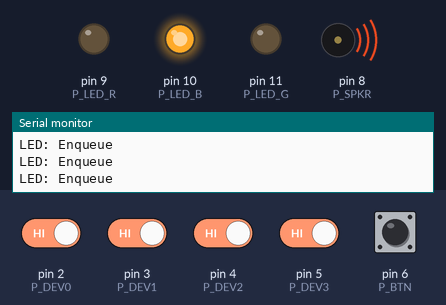
A sketch run on a simulated Arduino Nano, built with avr-gcc and run on an emulated ATmega328P. Shown: output pins drawn as LEDs (lit = HIGH), buzzer (waves = sounding), the last lines printed to the serial monitor. Dashed ring = blinking. The inputs (shaded band) are chosen by the test bench; at power-on: pin 2 (P_DEV0), pin 3 (P_DEV1), pin 4 (P_DEV2), pin 5 (P_DEV3), pin 6 (P_BTN) HIGH.

Above: at 1.2 s.
1.3 s: pin 6 (P_BTN) pulled LOW for 0.15 s
At 2.1 s:
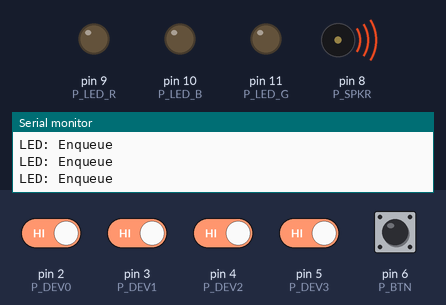
4.4 s: pin 6 (P_BTN) pulled LOW for 1 s
At 8.3 s:
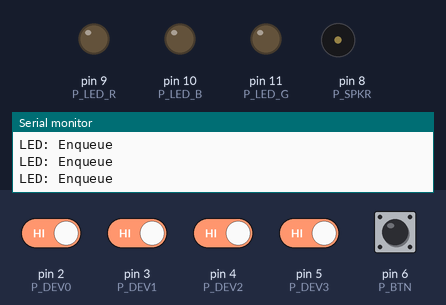
8.4 s: pin 2 (P_DEV0) driven LOW and pin 3 (P_DEV1) driven LOW and pin 4 (P_DEV2) driven LOW and pin 5 (P_DEV3) driven LOW and pin 6 (P_BTN) driven LOW
At 9.34 s:
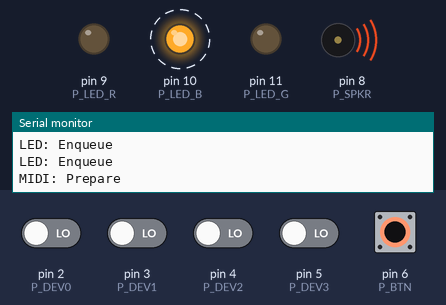
11.4 s: pin 2 (P_DEV0) driven HIGH
At 12.6 s:
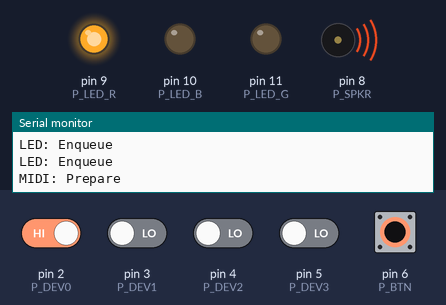
12.9 s: pin 6 (P_BTN) driven HIGH
At 13.6 s:
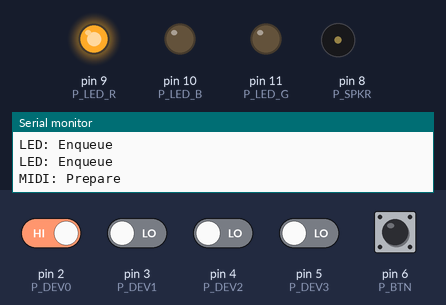
14.6 s: pin 6 (P_BTN) driven LOW
At 15.8 s:
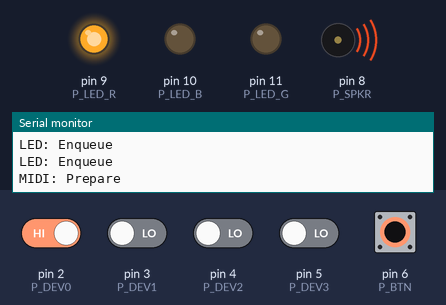
Timing chart, 0 to 17.1 s (numbered marks = the images above; inputs shaded):
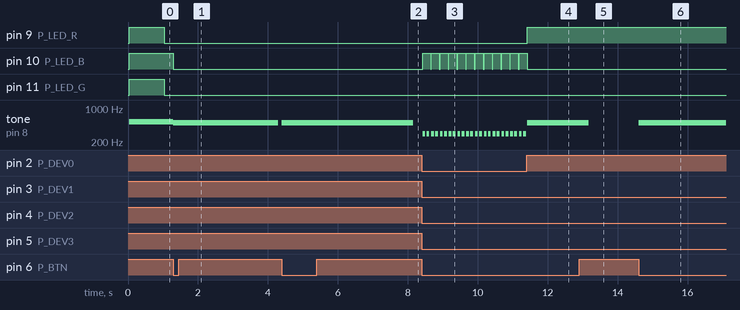

Measured:
- after the input at 1.3 s, pin 9 (P_LED_R): stays LOW (without the input it goes to HIGH after 0.73 s); pin 11 (P_LED_G): stays LOW (without the input it goes to HIGH after 2.2 s)
- after the input at 4.4 s, tone on pin 8 (P_SPKR): silent → 500 Hz at once, → silent 3.8 s later
- after the input at 8.4 s, pin 10 (P_LED_B): alternates HIGH for 0.23 s and LOW for 0.02 s, starting at once; tone on pin 8 (P_SPKR): alternates 293 Hz for 0.08 s and silent for 0.04 s, starting at once
- after the input at 11.4 s, pin 9 (P_LED_R): LOW → HIGH at once; pin 10 (P_LED_B): goes on until 11.4 s, then stays LOW
- after the input at 12.9 s, tone on pin 8 (P_SPKR): 500 Hz → silent after 0.27 s
- after the input at 14.6 s, tone on pin 8 (P_SPKR): silent → 500 Hz at once

The sketch:

main.ino
```cpp
#include "main.h"

#define QUEUE_DO_NOT_OVERWRITE
#include "queued_tone.h"
#include "led.h"

void setup() {
  Serial.begin(9600);
  Serial.println("Booting:");

  // "Artiq" devices connected via "EEM" cables
  pinMode(P_DEV0, INPUT_PULLUP);
  pinMode(P_DEV1, INPUT_PULLUP);
  pinMode(P_DEV2, INPUT_PULLUP);
  pinMode(P_DEV3, INPUT_PULLUP);

  // LED
  pinMode(P_LED_R, OUTPUT);
  pinMode(P_LED_G, OUTPUT);
  pinMode(P_LED_B, OUTPUT);

  // Sinara Tester
  pinMode(P_BTN, INPUT_PULLUP);

  //Parse song
  midi_prepare(*anthem_russia);

  // Russian flag
  led_enqueu(true,true,true, 1000);
  led_enqueu(false,false,true, 1000);
  led_enqueu(true,false,false, 1000);
  led_enqueu(false, false, false, 500);
  led_enqueu(false, false, false, 500);
}

unsigned long next = 0;

void loop() {
  unsigned long time = millis();

  delay(1);

  midi_play();
  led_play();

  // Artiq sinara checker
  if(!digitalRead(P_BTN)){
    if(next < time){      //De-bounce/de-glitch

      bool d0 = digitalRead(P_DEV0);
      bool d1 = digitalRead(P_DEV1);
      bool d2 = digitalRead(P_DEV2);
      bool d3 = digitalRead(P_DEV3);

      int count = 0;
      d0 ? count++ : false;
      d1 ? count++ : false;
      d2 ? count++ : false;
      d3 ? count++ : false;

      int ERROR_TONE = 500;

      midi_stop();    //Stop playing music
      led_reset();    // Disable whatever mode we were in earlier
      switch(count){
        case 4:         //All wrong
          set_led(false,false,false);    // All Off
          tone(P_SPKR, ERROR_TONE, 3000);
          break;
        case 3:         //Got 1
          set_led(false,false,true);    // Blue
          tone(P_SPKR, ERROR_TONE, 2000);
          break;
        case 2:         //Got 2
          set_led(true,true,true);      // White
          tone(P_SPKR, ERROR_TONE, 1000);
          break;
        case 1:         //Got 3
          set_led(true,false,false);    // Red
          tone(P_SPKR, ERROR_TONE, 500);
          break;
        case 0:         //Got 4
          //French flag
          led_enqueu(false,false,true, 1000);
          led_enqueu(true,true,true, 1000);
          led_enqueu(true,false,false, 1000);
          led_enqueu(false, false, false, 500);
          led_enqueu(false, false, false, 500);

          midi_prepare(*anthem_french);
          midi_restart();
          break;
      }

      //midi_restart();
      next = time + 250;
    }
  }

  /*
  if(
    !digitalRead(P_BTN) ||
    !digitalRead(P_DEV0) ||
    !digitalRead(P_DEV1) ||
    !digitalRead(P_DEV2) ||
    !digitalRead(P_DEV3)
  ){
    led(false,false,true,1000);
    led(true,true,true,1000);
    led(true,false,false,1000);
  }
  else {
    led(true,true,true,1000);
    led(false,false,true,1000);
    led(true,false,false,1000);
  }
  led(false,false,false,500);
  */
}
```

anthem_french.cpp
```cpp
#include "anthem_french.h"
#include "queued_tone.h"

// Credit:
// Midi to Arduino Converter
//     - Andy Tran (extramaster), 2015
// https://www.extramaster.net/tools/midiToArduino/
//
// Process:
// Midi -> Midi tracks -> Note mappings -> Frequency
//
// CC0

void anthem_french() {
    tone(tonePin, 293, 77.25);
    delay(85.8333333333);
    delay(29.1666666667);
    tone(tonePin, 293, 84.75);
    delay(94.1666666667);
    delay(173.333333333);
    tone(tonePin, 293, 75.0);
    delay(83.3333333333);
    delay(55.0);
    tone(tonePin, 391, 306.0);
    delay(340.0);
    delay(48.3333333333);
    tone(tonePin, 391, 294.0);
    delay(326.666666667);
    delay(65.0);
    tone(tonePin, 440, 286.5);
    delay(318.333333333);
    delay(81.6666666667);
    tone(tonePin, 440, 326.25);
    delay(362.5);
    delay(45.0);
    tone(tonePin, 587, 511.5);
    delay(568.333333333);
    delay(11.6666666667);
    tone(tonePin, 493, 178.5);
    delay(198.333333333);
    delay(5.0);
    tone(tonePin, 391, 140.25);
    delay(155.833333333);
    delay(100.833333333);
    tone(tonePin, 391, 75.0);
    delay(83.3333333333);
    delay(49.1666666667);
    tone(tonePin, 493, 138.75);
    delay(154.166666667);
    delay(105.833333333);
    tone(tonePin, 391, 57.75);
    delay(64.1666666667);
    delay(80.8333333333);
    tone(tonePin, 329, 350.25);
    delay(389.166666667);
    delay(17.5);
    tone(tonePin, 523, 636.75);
    delay(707.5);
    delay(86.6666666667);
    tone(tonePin, 440, 144.75);
    delay(160.833333333);
    delay(85.8333333333);
    tone(tonePin, 369, 84.0);
    delay(93.3333333333);
    delay(41.6666666667);
    tone(tonePin, 391, 942.0);
    delay(1046.66666667);
    delay(184.166666667);
    tone(tonePin, 391, 161.25);
    delay(179.166666667);
    delay(81.6666666667);
    tone(tonePin, 440, 109.5);
    delay(121.666666667);
    delay(20.0);
    tone(tonePin, 493, 297.75);
    delay(330.833333333);
    delay(59.1666666667);
    tone(tonePin, 493, 303.0);
    delay(336.666666667);
    delay(63.3333333333);
    tone(tonePin, 493, 324.75);
    delay(360.833333333);
    delay(39.1666666667);
    tone(tonePin, 523, 207.0);
    delay(230.0);
    delay(37.5);
    tone(tonePin, 493, 69.75);
    delay(77.5);
    delay(54.1666666667);
    tone(tonePin, 493, 340.5);
    delay(378.333333333);
    delay(12.5);
    tone(tonePin, 440, 557.25);
    delay(619.166666667);
    delay(189.166666667);
    tone(tonePin, 440, 180.0);
    delay(200.0);
    delay(58.3333333333);
    tone(tonePin, 493, 93.75);
    delay(104.166666667);
    delay(28.3333333333);
    tone(tonePin, 523, 303.75);
    delay(337.5);
    delay(61.6666666667);
    tone(tonePin, 523, 313.5);
    delay(348.333333333);
    delay(52.5);
    tone(tonePin, 523, 314.25);
    delay(349.166666667);
    delay(60.8333333333);
    tone(tonePin, 587, 180.75);
    delay(200.833333333);
    delay(51.6666666667);
    tone(tonePin, 523, 76.5);
    delay(85.0);
    delay(55.8333333333);
    tone(tonePin, 493, 796.5);
    delay(885.0);
    delay(323.333333333);
    tone(tonePin, 587, 120.0);
    delay(133.333333333);
    delay(132.5);
    tone(tonePin, 587, 66.0);
    delay(73.3333333333);
    delay(58.3333333333);
    delay(398.333333333);
    tone(tonePin, 587, 0.75);
    delay(0.833333333333);
    tone(tonePin, 493, 139.5);
    delay(155.0);
    delay(101.666666667);
    tone(tonePin, 391, 110.25);
    delay(122.5);
    delay(25.0);
    tone(tonePin, 587, 347.25);
    delay(385.833333333);
    delay(4.16666666667);
    tone(tonePin, 493, 147.75);
    delay(164.166666667);
    delay(87.5);
    tone(tonePin, 391, 92.25);
    delay(102.5);
    delay(45.0);
    tone(tonePin, 293, 837.75);
    delay(930.833333333);
    delay(142.5);
    tone(tonePin, 293, 61.5);
    delay(68.3333333333);
    delay(61.6666666667);
    tone(tonePin, 293, 141.0);
    delay(156.666666667);
    delay(80.0);
    tone(tonePin, 369, 83.25);
    delay(92.5);
    delay(63.3333333333);
    tone(tonePin, 440, 669.75);
    delay(744.166666667);
    delay(65.8333333333);
    delay(376.666666667);
    tone(tonePin, 523, 4.5);
    delay(5.0);
    tone(tonePin, 440, 180.0);
    delay(200.0);
    delay(62.5);
    tone(tonePin, 369, 90.75);
    delay(100.833333333);
    delay(29.1666666667);
    tone(tonePin, 440, 368.25);
    delay(409.166666667);
    delay(6.66666666667);
    tone(tonePin, 391, 309.0);
    delay(343.333333333);
    delay(61.6666666667);
    tone(tonePin, 349, 672.75);
    delay(747.5);
    delay(70.8333333333);
    tone(tonePin, 329, 357.0);
    delay(396.666666667);
    delay(3.33333333333);
    tone(tonePin, 391, 153.0);
    delay(170.0);
    delay(96.6666666667);
    tone(tonePin, 391, 59.25);
    delay(65.8333333333);
    delay(72.5);
    tone(tonePin, 391, 342.0);
    delay(380.0);
    delay(18.3333333333);
    tone(tonePin, 369, 161.25);
    delay(179.166666667);
    delay(65.8333333333);
    tone(tonePin, 391, 78.0);
    delay(86.6666666667);
    delay(58.3333333333);
    tone(tonePin, 440, 1175.25);
    delay(1305.83333333);
    delay(132.5);
    tone(tonePin, 440, 91.5);
    delay(101.666666667);
    delay(68.3333333333);
    tone(tonePin, 466, 470.25);
    delay(522.5);
    delay(77.5);
    tone(tonePin, 466, 93.0);
    delay(103.333333333);
    delay(82.5);
    tone(tonePin, 466, 120.75);
    delay(134.166666667);
    delay(64.1666666667);
    tone(tonePin, 466, 149.25);
    delay(165.833333333);
    delay(30.8333333333);
    tone(tonePin, 523, 141.75);
    delay(157.5);
    delay(35.8333333333);
    tone(tonePin, 587, 114.75);
    delay(127.5);
    delay(63.3333333333);
    tone(tonePin, 440, 987.75);
    delay(1097.5);
    delay(120.833333333);
    tone(tonePin, 466, 133.5);
    delay(148.333333333);
    delay(52.5);
    tone(tonePin, 440, 123.0);
    delay(136.666666667);
    delay(65.8333333333);
    tone(tonePin, 391, 480.75);
    delay(534.166666667);
    delay(68.3333333333);
    tone(tonePin, 391, 109.5);
    delay(121.666666667);
    delay(82.5);
    delay(204.166666667);
    tone(tonePin, 391, 15.0);
    delay(16.6666666667);
    tone(tonePin, 466, 128.25);
    delay(142.5);
    delay(41.6666666667);
    tone(tonePin, 440, 154.5);
    delay(171.666666667);
    delay(8.33333333333);
    tone(tonePin, 391, 110.25);
    delay(122.5);
    delay(90.8333333333);
    delay(416.666666667);
    tone(tonePin, 391, 6.0);
    delay(6.66666666667);
    tone(tonePin, 369, 507.0);
    delay(563.333333333);
    delay(19.1666666667);
    tone(tonePin, 587, 51.0);
    delay(56.6666666667);
    delay(53.3333333333);
    tone(tonePin, 587, 47.25);
    delay(52.5);
    delay(54.1666666667);
    tone(tonePin, 587, 78.75);
    delay(87.5);
    delay(92.5);
    tone(tonePin, 587, 81.75);
    delay(90.8333333333);
    delay(95.0);
    tone(tonePin, 587, 861.0);
    delay(956.666666667);
    delay(115.0);
    tone(tonePin, 587, 119.25);
    delay(132.5);
    delay(15.8333333333);
    tone(tonePin, 493, 155.25);
    delay(172.5);
    delay(58.3333333333);
    tone(tonePin, 391, 88.5);
    delay(98.3333333333);
    delay(45.0);
    delay(219.166666667);
    tone(tonePin, 587, 36.75);
    delay(40.8333333333);
    delay(44.1666666667);
    tone(tonePin, 587, 37.5);
    delay(41.6666666667);
    delay(69.1666666667);
    tone(tonePin, 587, 99.0);
    delay(110.0);
    delay(94.1666666667);
    tone(tonePin, 587, 42.75);
    delay(47.5);
    delay(49.1666666667);
    tone(tonePin, 587, 40.5);
    delay(45.0);
    delay(58.3333333333);
    tone(tonePin, 587, 73.5);
    delay(81.6666666667);
    delay(97.5);
    tone(tonePin, 587, 97.5);
    delay(108.333333333);
    delay(90.8333333333);
    tone(tonePin, 440, 24.0);
    delay(26.6666666667);
    tone(tonePin, 587, 136.5);
    delay(151.666666667);
    delay(115.833333333);
    tone(tonePin, 587, 48.0);
    delay(53.3333333333);
    delay(73.3333333333);
    tone(tonePin, 587, 844.5);
    delay(938.333333333);
    delay(128.333333333);
    delay(134.166666667);
    tone(tonePin, 587, 3.0);
    delay(3.33333333333);
    tone(tonePin, 493, 113.25);
    delay(125.833333333);
    delay(110.0);
    tone(tonePin, 391, 94.5);
    delay(105.0);
    delay(50.0);
    delay(398.333333333);
    tone(tonePin, 587, 51.75);
    delay(57.5);
    delay(55.8333333333);
    tone(tonePin, 587, 46.5);
    delay(51.6666666667);
    delay(62.5);
    tone(tonePin, 587, 51.0);
    delay(56.6666666667);
    delay(95.8333333333);
    tone(tonePin, 440, 130.5);
    delay(145.0);
    tone(tonePin, 587, 195.0);
    delay(216.666666667);
    delay(54.1666666667);
    delay(4.16666666667);
    tone(tonePin, 587, 290.25);
    delay(322.5);
    delay(75.8333333333);
    tone(tonePin, 293, 63.75);
    delay(70.8333333333);
    tone(tonePin, 391, 788.25);
    delay(875.833333333);
    delay(268.333333333);
    tone(tonePin, 440, 319.5);
    delay(355.0);
    delay(48.3333333333);
    tone(tonePin, 493, 1090.5);
    delay(1211.66666667);
    delay(378.333333333);
    tone(tonePin, 523, 665.25);
    delay(739.166666667);
    delay(60.8333333333);
    tone(tonePin, 587, 309.75);
    delay(344.166666667);
    delay(46.6666666667);
    tone(tonePin, 659, 362.25);
    delay(402.5);
    delay(14.1666666667);
    tone(tonePin, 440, 911.25);
    delay(1012.5);
    delay(173.333333333);
    tone(tonePin, 659, 301.5);
    delay(335.0);
    delay(59.1666666667);
    tone(tonePin, 587, 902.25);
    delay(1002.5);
    delay(72.5);
    delay(144.166666667);
    tone(tonePin, 493, 3.0);
    delay(3.33333333333);
    tone(tonePin, 523, 106.5);
    delay(118.333333333);
    delay(183.333333333);
    delay(81.6666666667);
    tone(tonePin, 440, 24.75);
    delay(27.5);
    tone(tonePin, 391, 1488.75);
    delay(1654.16666667);

}
```

anthem_french.h
```cpp
#pragma once
#ifndef ANTHEM_FRENCH_H
#define ANTHEM_FRENCH_H


#include "main.h"

#define tonePin P_SPKR
extern void anthem_french();


#endif //AHTHEM_FRENCH_H
```

anthem_russia.h
```cpp
#pragma once
#ifndef ANTHEM_RUSSIA_H
#define ANTHEM_RUSSIA_H


#include "main.h"

#define tonePin P_SPKR
extern void anthem_russia();


#endif //ANTHEM_RUSSIA_H
```

led.cpp
```cpp
#include "led.h"

struct __attribute__((__packed__)) LED{
    bool r;
    bool g;
    bool b;
    unsigned int time;
};

struct LED g_LEDs[10];      // Queue of LED states
static unsigned int g_Time = 0;    // Accumulated delay-time
static unsigned int g_Count = 0;            // Amount of LED states + 1

void set_led(bool r, bool g, bool b){
  digitalWrite(P_LED_R,r);
  digitalWrite(P_LED_G,g);
  digitalWrite(P_LED_B,b);
}

void led_enqueu(bool r, bool g, bool b, int duration = 0){
    Serial.println("LED: Enqueue");
    g_LEDs[g_Count].r = r;
    g_LEDs[g_Count].g = g;
    g_LEDs[g_Count].b = b;
    g_LEDs[g_Count].time = g_Time;
    g_Time += duration;
    g_Count++;
}

static unsigned int next = 0;
static unsigned long start = 0;
void led_reset(bool turn_off = true){
    next = 0;
    start = 0;
    g_Time = 0;
    g_Count = 0;
    if(turn_off) set_led(false, false, false);
}

//Updates the LED colors (mainly for showing the country-color-code flags or blinking)
void led_play(){
    unsigned long time = millis();
    if(start == 0){
        start = time;
    }
    time -= start;

    for(int i = next; i < g_Count; i++){
        struct LED led = g_LEDs[i];
        if(((unsigned long) led.time) < time){
            next = i + 1;
            set_led(led.r, led.g, led.b);
        }
    }

    //Reset/Loop
    if(next >= g_Count){
        next = 0;
        start = 0;
        g_Time = 0;
    }
}
```

led.h
```cpp
#pragma once
#ifndef LED_H
#define LED_H

#include "main.h"

//Directly sets the LED color
void led_reset(bool turn_off = true);

//Enqueue an LED state to the loop
void set_led(bool r, bool g, bool b);

//Purge the LED queue
void led_enqueu(bool r, bool g, bool b, int duration);

// Play the sequence of leds
void led_play();

#endif //LED_H
```

main.h
```cpp
#ifndef MAIN_H
#define MAIN_H


#include <Arduino.h>
#include "anthem_french.h"
#include "anthem_russia.h"

#define P_SPKR 8

#define tonePin 8

#define P_DEV0 2
#define P_DEV1 3
#define P_DEV2 4
#define P_DEV3 5

#define P_BTN 6

#define P_LED_R 9
#define P_LED_G 11
#define P_LED_B 10


#endif //MAIN_H
```

queued_tone.cpp
```cpp
#define QUEUE_DO_NOT_OVERWRITE
#include "main.h"
#include "queued_tone.h"

//This program is meant to implement tone() & delay() in a non-blocking way, so we can simultaneously use tone/delay and the "loop()"

struct __attribute__((__packed__)) Tone{
    unsigned int frequency;
    unsigned int duration;
    unsigned int time;
};


static bool do_play = true;
struct Tone g_Tones[128];   // Queue of Tones
static unsigned int g_Time = 0;    // Accumulated delay-time whenever qdelay is called
static unsigned int g_Count = 0;            // Amount of Tones + 1

void qtone(uint8_t _pin, unsigned int frequency, unsigned long duration = 0UL){
    g_Tones[g_Count].frequency = frequency;
    g_Tones[g_Count].duration = duration;
    g_Tones[g_Count].time = g_Time;
    g_Count++;
}

//Adds a delay to the action queue
void qdelay(unsigned long ms){
    g_Time += ms;
}

//Parses a sound, which has been queuified by passing the queuified function
void midi_prepare(void (*midi)()){
    Serial.println("MIDI: Prepare");
    g_Time = 0;
    g_Count = 0;
    (*midi)();
    do_play = true;
}

//Atomic "non-blocking" function, which works on the queue and begins playing a tone
static unsigned int next = 0;
static unsigned long start = 0;
void midi_play(){
    if(!do_play) return;

    unsigned long time = millis();
    if(start == 0){
        start = time;
    }
    time -= start;

    for(int i = next; i < g_Count; i++){
        struct Tone note = g_Tones[i];
        if(((unsigned long) note.time) < time){
            next = i + 1;
            tone(P_SPKR, note.frequency, note.duration);
        }
    }
}

//Restarts a song
void midi_restart(){
    start = 0;
    next = 0;
    do_play = true;
}

void midi_stop(){
    do_play = false;
}
```

queued_tone.h
```cpp
#pragma once
#ifndef QUEUED_TONE_H
#define QUEUED_TONE_H

#include <Arduino.h>

//Overwrite "tone" and "delay" with our functions for a queued tone
#ifndef QUEUE_DO_NOT_OVERWRITE

#define tone qtone
#define delay qdelay

#endif //QUEUED_TONE_OVERWRITE

void qdelay(unsigned long ms);
void qtone(uint8_t _pin, unsigned int frequency, unsigned long duration = 0UL);

void midi_prepare(void (*midi)());
void midi_play();
void midi_restart();
void midi_stop();


#endif //QUEUED_TONE_H
```

Source omitted: anthem_russia.cpp (16248 bytes)
